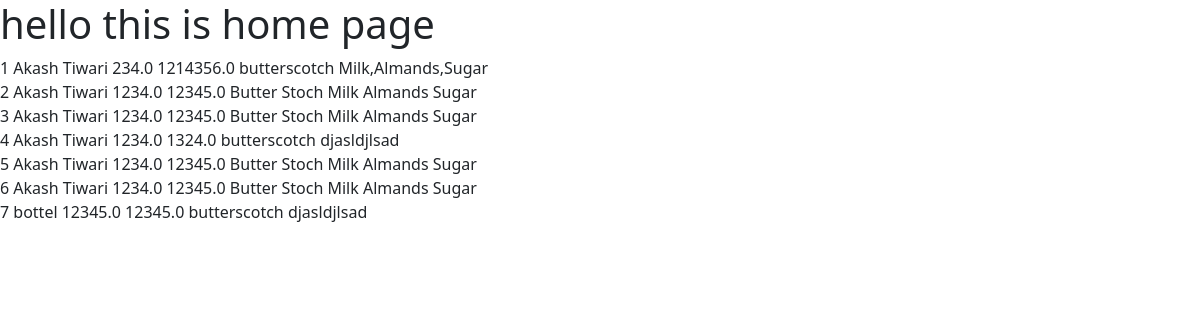
/Showproduct/, run on the app's committed database.
### AppModel/models.py (models this page shows)
class AddProduct(models.Model):
    name = models.CharField(max_length=50)
    selling_price = models.FloatField()
    maximum_retail_price = models.FloatField()
    flavour = models.CharField(max_length=50)
    ingredients = models.CharField(max_length=100, blank=True)

### AppModel/views.py (the view)
# urls.py: path('Showproduct/',Showproduct,name='Showproduct')
def Showproduct(request):
    dataread = AddProduct.objects.all()
    return render(request,'Showproduct.html',{'dataread':dataread})

### templates/Showproduct.html (shortened to what this page needs)
<!doctype html>
<html lang="en">
  <head>
    <link href="https://cdn.jsdelivr.net/npm/bootstrap@5.2.3/dist/css/bootstrap.min.css" rel="stylesheet">
  </head>
  <body>
    <h1>hello this is home page</h1>
    {% if dataread %}
        {% for readdata in dataread  %}
        {{readdata.id}}
        {{readdata.name}}
        {{readdata.selling_price}}
        {{readdata.maximum_retail_price}}
        {{readdata.flavour}}
        {{readdata.ingredients}}
        <br>
        {% endfor %}
    {% else %}
        no data found in database
    {% endif %}
  </body>
</html>

### data on the page
AddProduct: id "1", name "Akash Tiwari", selling_price "234.0", maximum_retail_price "1214356.0", flavour "butterscotch", ingredients "Milk,Almands,Sugar"
AddProduct: id "2", name "Akash Tiwari", selling_price "1234.0", maximum_retail_price "12345.0", flavour "Butter Stoch", ingredients "Milk Almands Sugar"
AddProduct: id "3", name "Akash Tiwari", selling_price "1234.0", maximum_retail_price "12345.0", flavour "Butter Stoch", ingredients "Milk Almands Sugar"
AddProduct: id "4", name "Akash Tiwari", selling_price "1234.0", maximum_retail_price "1324.0", flavour "butterscotch", ingredients "djasldjlsad"
AddProduct: id "5", name "Akash Tiwari", selling_price "1234.0", maximum_retail_price "12345.0", flavour "Butter Stoch", ingredients "Milk Almands Sugar"
AddProduct: id "6", name "Akash Tiwari", selling_price "1234.0", maximum_retail_price "12345.0", flavour "Butter Stoch", ingredients "Milk Almands Sugar"
AddProduct: id "7", name "bottel", selling_price "12345.0", maximum_retail_price "12345.0", flavour "butterscotch", ingredients "djasldjlsad"
